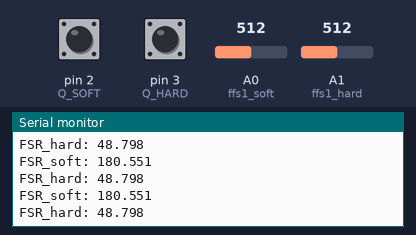
Simulated run of this sketch. Board: Arduino Mega 2560, built with avr-gcc and run on an emulated ATmega2560. Shown: the last lines printed to the serial monitor. The test bench sets the inputs (shaded band); at power-on: A1 (ffs1_hard) = 512, A0 (ffs1_soft) = 512, pin 2 (Q_SOFT) HIGH, pin 3 (Q_HARD) HIGH.

Above: at 1.2 s.
1.3 s: A1 (ffs1_hard) set to 716
At 1.9 s:
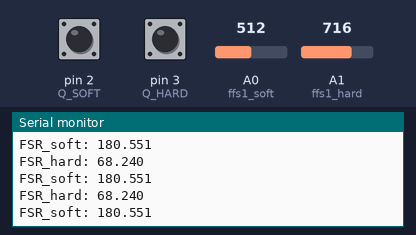
2.8 s: A0 (ffs1_soft) set to 716
At 3.7 s:
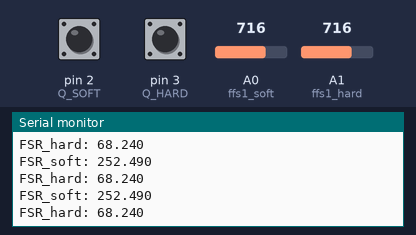

The sketch:

Final_Full.ino
```cpp
#include <Wire.h>
#include <AccelStepper.h>
#include <Adafruit_MotorShield.h>
#include <Arduino.h>

#define Q_SOFT    2   /**< Hall Switch Output Pin  */
#define Q_HARD    3   /**< Hall Switch Output Pin  */

Adafruit_MotorShield AFMS = Adafruit_MotorShield();
// Connect two steppers with 200 steps per revolution (1.8 degree)
// to the top shield
Adafruit_StepperMotor *myStepper1 = AFMS.getStepper(200, 2);
Adafruit_StepperMotor *myStepper2 = AFMS.getStepper(200, 1);

// you can change these to DOUBLE or INTERLEAVE or MICROSTEP!
// wrappers for the first motor!
void forwardstep1() {
  myStepper1->onestep(FORWARD, INTERLEAVE);
}
void backwardstep1() {
  myStepper1->onestep(BACKWARD, INTERLEAVE);
}
// wrappers for the second motor!
void forwardstep2() {
  myStepper2->onestep(FORWARD, INTERLEAVE);
}
void backwardstep2() {
  myStepper2->onestep(BACKWARD, INTERLEAVE);
}
// Now we'll wrap the 2 steppers in an AccelStepper object

AccelStepper stepper1(forwardstep1, backwardstep1);
AccelStepper stepper2(forwardstep2, backwardstep2);

float cf_soft = 72.15; // caliberation factor (19.5 was the initial)
float cf_hard = 19.5; // caliberation factor (19.5 was the initial)

int     hall_soft = HIGH;       /**< Output hall */
int     hall_hard = HIGH;       /**< Output hall */

int ffs1_soft = A0; // FlexiForce sensor is connected analog pin A0 of arduino or mega.
int ffs1_hard = A1; // FlexiForce sensor is connected analog pin A1 of arduino or mega.

int ffsdata_soft = 0;
int ffsdata_hard = 0;

float FSR_soft;
float FSR_hard;

float flag=0;

void int_handler()

{
  hall_soft = digitalRead(Q_SOFT);
  hall_hard = digitalRead(Q_HARD);

}

void setup()
{
  AFMS.begin();

  Serial.begin(115200);

  pinMode(Q_SOFT, INPUT_PULLUP);
  pinMode(Q_HARD, INPUT_PULLUP);

  attachInterrupt(digitalPinToInterrupt(Q_SOFT), int_handler, CHANGE);
  attachInterrupt(digitalPinToInterrupt(Q_HARD), int_handler, CHANGE);


  pinMode(ffs1_soft, INPUT);
  pinMode(ffs1_hard, INPUT);


  stepper1.setMaxSpeed(150.0);
  stepper1.setAcceleration(150.0);
  stepper1.moveTo(10000);

  stepper2.setMaxSpeed(150.0);
  stepper2.setAcceleration(150.0);
  stepper2.moveTo(-1500);}
////////////////////////////////////////////////////////////////////////////////////////////////////////////////////////

///////////////////////////////////////////////////////////////////////////////////////////////////////////////////////////
void loop()

{
  stepper1.run();
  ffsdata_soft = analogRead(ffs1_soft);
  FSR_soft = (ffsdata_soft * 5.0) / 1023.0;
  FSR_soft = FSR_soft * cf_soft ;
  ffsdata_hard = analogRead(ffs1_hard);
  FSR_hard = (ffsdata_hard * 5.0) / 1023.0;
  FSR_hard = FSR_hard * cf_hard ;

 if ((stepper1.distanceToGo() < 2000)&& (flag==0)){
    stepper2.run();
    stepper1.run();
    }

 if (FSR_soft>1){
  stepper1.setSpeed(0);
  myStepper1->release();
  flag=1;
  stepper2.moveTo(-3500);
  stepper2.run();
    if (FSR_hard>4){
      stepper2.setSpeed(0);
      myStepper2->release();
      flag=2;}
 }

 /* while (flag==2){
    if (hall_hard==1){
      stepper2.moveTo(1320);
    stepper2.setSpeed(100);
    stepper2.run();}
    else{
    stepper2.setSpeed(0);
    myStepper2->release();
    }
      if (hall_soft==1){
    stepper1.moveTo(-4400);
    stepper1.setSpeed(-100);
    stepper1.run();}
    else{
     stepper1.setSpeed(0);
  myStepper1->release();
  flag=3;
    }}
    */

Serial.print("FSR_soft: ");
Serial.print(FSR_soft,3);
Serial.println("");
Serial.print("FSR_hard: ");
Serial.print(FSR_hard,3);
Serial.println("");
/*Serial.print("hall_soft: ");
Serial.println(hall_soft);
Serial.println("");
Serial.print("hall_hard: ");
Serial.println(hall_hard);
Serial.println("");
*/
}
```

Measured:
- after the input at 1.3 s, the serial monitor: prints a new line at once (image 1)
- after the input at 2.8 s, the serial monitor: prints a new line at once (image 2)
